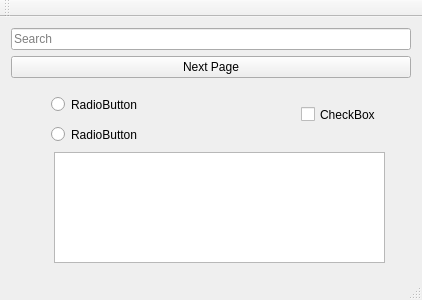
<?xml version="1.0" encoding="UTF-8"?>
<ui version="4.0">
 <class>CDemo</class>
 <widget class="QMainWindow" name="CDemo">
  <property name="geometry">
   <rect>
    <x>0</x>
    <y>0</y>
    <width>422</width>
    <height>300</height>
   </rect>
  </property>
  <property name="windowTitle">
   <string>Demo</string>
  </property>
  <widget class="QWidget" name="centralWidget">
   <layout class="QVBoxLayout" name="verticalLayout">
    <item>
     <widget class="CExtLineEdit" name="lineEdit">
      <property name="placeholderText">
       <string>Search</string>
      </property>
     </widget>
    </item>
    <item>
     <widget class="QPushButton" name="btnNextPage">
      <property name="text">
       <string>Next Page</string>
      </property>
     </widget>
    </item>
    <item>
     <widget class="CExtStackedWidget" name="stackedWidget">
      <property name="currentIndex">
       <number>1</number>
      </property>
      <widget class="QWidget" name="page">
       <widget class="QPushButton" name="pushButton_2">
        <property name="geometry">
         <rect>
          <x>40</x>
          <y>20</y>
          <width>80</width>
          <height>23</height>
         </rect>
        </property>
        <property name="text">
         <string>PushButton</string>
        </property>
       </widget>
       <widget class="QPushButton" name="pushButton_3">
        <property name="geometry">
         <rect>
          <x>40</x>
          <y>60</y>
          <width>80</width>
          <height>23</height>
         </rect>
        </property>
        <property name="text">
         <string>PushButton</string>
        </property>
       </widget>
       <widget class="QRadioButton" name="radioButton_3">
        <property name="geometry">
         <rect>
          <x>280</x>
          <y>20</y>
          <width>95</width>
          <height>21</height>
         </rect>
        </property>
        <property name="text">
         <string>RadioButton</string>
        </property>
       </widget>
       <widget class="QCheckBox" name="checkBox_3">
        <property name="geometry">
         <rect>
          <x>280</x>
          <y>60</y>
          <width>79</width>
          <height>21</height>
         </rect>
        </property>
        <property name="text">
         <string>CheckBox</string>
        </property>
       </widget>
      </widget>
      <widget class="QWidget" name="page_2">
       <widget class="QRadioButton" name="radioButton">
        <property name="geometry">
         <rect>
          <x>40</x>
          <y>10</y>
          <width>95</width>
          <height>21</height>
         </rect>
        </property>
        <property name="text">
         <string>RadioButton</string>
        </property>
       </widget>
       <widget class="QRadioButton" name="radioButton_2">
        <property name="geometry">
         <rect>
          <x>40</x>
          <y>40</y>
          <width>95</width>
          <height>21</height>
         </rect>
        </property>
        <property name="text">
         <string>RadioButton</string>
        </property>
       </widget>
       <widget class="QCheckBox" name="checkBox_4">
        <property name="geometry">
         <rect>
          <x>290</x>
          <y>20</y>
          <width>79</width>
          <height>21</height>
         </rect>
        </property>
        <property name="text">
         <string>CheckBox</string>
        </property>
       </widget>
       <widget class="CCodeEditor" name="textEdit">
        <property name="geometry">
         <rect>
          <x>43</x>
          <y>68</y>
          <width>331</width>
          <height>111</height>
         </rect>
        </property>
       </widget>
      </widget>
      <widget class="QWidget" name="page_3">
       <widget class="QCheckBox" name="checkBox">
        <property name="geometry">
         <rect>
          <x>30</x>
          <y>20</y>
          <width>79</width>
          <height>21</height>
         </rect>
        </property>
        <property name="text">
         <string>CheckBox</string>
        </property>
       </widget>
       <widget class="QCheckBox" name="checkBox_2">
        <property name="geometry">
         <rect>
          <x>30</x>
          <y>50</y>
          <width>79</width>
          <height>21</height>
         </rect>
        </property>
        <property name="text">
         <string>CheckBox</string>
        </property>
       </widget>
       <widget class="QPushButton" name="pushButton">
        <property name="geometry">
         <rect>
          <x>280</x>
          <y>20</y>
          <width>80</width>
          <height>23</height>
         </rect>
        </property>
        <property name="text">
         <string>PushButton</string>
        </property>
       </widget>
       <widget class="QToolButton" name="toolButton">
        <property name="geometry">
         <rect>
          <x>290</x>
          <y>60</y>
          <width>23</width>
          <height>22</height>
         </rect>
        </property>
        <property name="text">
         <string>...</string>
        </property>
       </widget>
      </widget>
     </widget>
    </item>
   </layout>
  </widget>
  <widget class="QMenuBar" name="menuBar">
   <property name="geometry">
    <rect>
     <x>0</x>
     <y>0</y>
     <width>422</width>
     <height>26</height>
    </rect>
   </property>
  </widget>
  <widget class="QToolBar" name="mainToolBar">
   <attribute name="toolBarArea">
    <enum>TopToolBarArea</enum>
   </attribute>
   <attribute name="toolBarBreak">
    <bool>false</bool>
   </attribute>
  </widget>
  <widget class="QStatusBar" name="statusBar"/>
 </widget>
 <layoutdefault spacing="6" margin="11"/>
 <customwidgets>
  <customwidget>
   <class>CExtLineEdit</class>
   <extends>QLineEdit</extends>
   <header>extlineedit.h</header>
  </customwidget>
  <customwidget>
   <class>CExtStackedWidget</class>
   <extends>QStackedWidget</extends>
   <header>extstackedwidget.h</header>
   <container>1</container>
  </customwidget>
  <customwidget>
   <class>CCodeEditor</class>
   <extends>QTextEdit</extends>
   <header>codeeditor.h</header>
  </customwidget>
 </customwidgets>
 <resources/>
 <connections/>
</ui>
